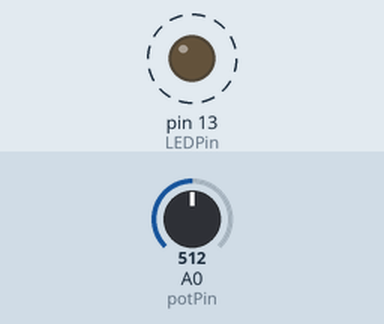
The program below on a simulated Arduino Uno, built with avr-gcc and run on an emulated ATmega328P. On the bench: output pins drawn as LEDs (lit = HIGH). Dashed ring = blinking. Inputs (shaded band) come from the test bench; at power-on: A0 (potPin) = 512.

Above: at 1.8 s.
1.9 s: A0 (potPin) set to 0
At 2.4 s:
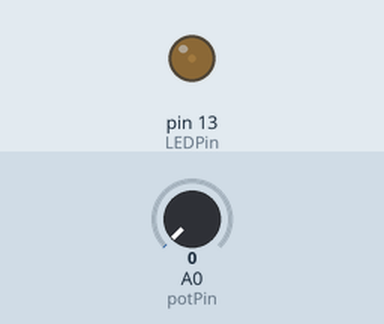
3.6 s: A0 (potPin) set to 122
At 3.9 s:
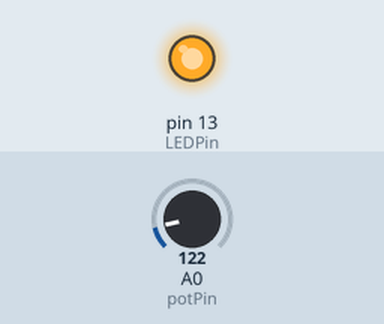
Timing chart, 0 to 13.1 s (numbered marks = the images above; inputs shaded):
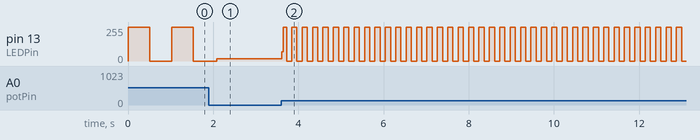

Measured:
- after the input at 3.6 s, pin 13 (LEDPin): 16/255 → 69/255 at once, then moves between 0/255 and 255/255, repeating every 0.24 s
- by itself, pin 13 (LEDPin): alternates 255/255 for 0.51 s and 0/255 for 0.51 s

The program:

main.cpp
```cpp
// (licence header left out)
#include <Arduino.h>

int potPin = 0;     // Store the potentiometer pin.
int LEDPin = 13;    // Store the LED pin.
int delayValue = 0; // Store the dealy value to be used.

void setup() {
	pinMode(potPin, INPUT); // Set the potentiometer pin as INPUT.
	pinMode(LEDPin, OUTPUT); // Set the LED pin as OUTPUT.
}

void loop() {
	delayValue = analogRead(potPin); // Change delay to measured value.
	digitalWrite(LEDPin, HIGH);      // Turn the LED on.
	delay(delayValue);               // Stop the program for some time.
	digitalWrite(LEDPin, LOW);       // turn the LED off.
	delay(delayValue);               // Stop the program for some time.
}
```
